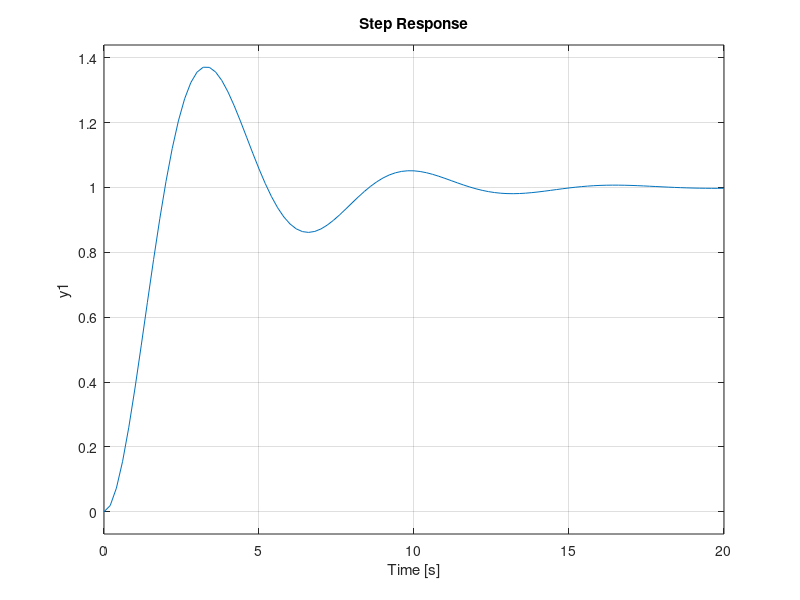

MATLAB code to generate this figure:
% EXPERIMENT 1
% familiarization with MATLAB control system toolbox(Simulink,sisotool) and
% representation of pole zero and transfer function of control system.
clc
n=1;
d=[1 0.6 1];
sys = tf(n,d);
step(sys),grid on